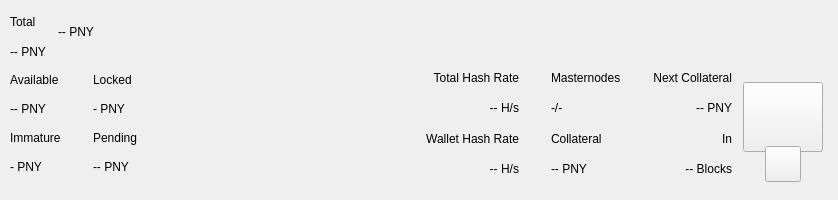
<?xml version="1.0" encoding="UTF-8"?>
<ui version="4.0">
 <class>TopBar</class>
 <widget class="QWidget" name="TopBar">
  <property name="geometry">
   <rect>
    <x>0</x>
    <y>0</y>
    <width>838</width>
    <height>200</height>
   </rect>
  </property>
  <property name="minimumSize">
   <size>
    <width>0</width>
    <height>200</height>
   </size>
  </property>
  <property name="maximumSize">
   <size>
    <width>16777215</width>
    <height>200</height>
   </size>
  </property>
  <property name="windowTitle">
   <string>Form</string>
  </property>
  <layout class="QVBoxLayout" name="verticalLayout_10" stretch="0">
   <property name="spacing">
    <number>0</number>
   </property>
   <property name="leftMargin">
    <number>0</number>
   </property>
   <property name="topMargin">
    <number>0</number>
   </property>
   <property name="rightMargin">
    <number>0</number>
   </property>
   <property name="bottomMargin">
    <number>0</number>
   </property>
   <item>
    <widget class="PFBorderImage" name="containerTop">
     <layout class="QVBoxLayout" name="verticalLayout_11">
      <property name="spacing">
       <number>0</number>
      </property>
      <property name="leftMargin">
       <number>0</number>
      </property>
      <property name="topMargin">
       <number>0</number>
      </property>
      <property name="rightMargin">
       <number>0</number>
      </property>
      <property name="bottomMargin">
       <number>0</number>
      </property>
      <item>
       <widget class="QWidget" name="top_container_2" native="true">
        <property name="minimumSize">
         <size>
          <width>0</width>
          <height>65</height>
         </size>
        </property>
        <layout class="QHBoxLayout" name="top_container">
         <property name="spacing">
          <number>0</number>
         </property>
         <property name="leftMargin">
          <number>10</number>
         </property>
         <property name="topMargin">
          <number>0</number>
         </property>
         <property name="rightMargin">
          <number>10</number>
         </property>
         <property name="bottomMargin">
          <number>0</number>
         </property>
         <item>
          <layout class="QHBoxLayout" name="horizontalLayout_4">
           <property name="spacing">
            <number>12</number>
           </property>
           <property name="rightMargin">
            <number>0</number>
           </property>
           <item>
            <widget class="QWidget" name="widgetAmount" native="true">
             <layout class="QVBoxLayout" name="verticalLayout_2">
              <property name="spacing">
               <number>2</number>
              </property>
              <property name="leftMargin">
               <number>0</number>
              </property>
              <property name="topMargin">
               <number>8</number>
              </property>
              <property name="rightMargin">
               <number>0</number>
              </property>
              <property name="bottomMargin">
               <number>0</number>
              </property>
              <item>
               <widget class="QLabel" name="labelTitle1">
                <property name="text">
                 <string>Total</string>
                </property>
               </widget>
              </item>
              <item>
               <widget class="PrivateQLabel" name="labelAmountPiv">
                <property name="text">
                 <string notr="true">-- PNY</string>
                </property>
               </widget>
              </item>
             </layout>
            </widget>
           </item>
           <item alignment="Qt::AlignVCenter">
            <widget class="QWidget" name="widgetTopAmount" native="true">
             <property name="sizePolicy">
              <sizepolicy hsizetype="Preferred" vsizetype="Maximum">
               <horstretch>0</horstretch>
               <verstretch>0</verstretch>
              </sizepolicy>
             </property>
             <layout class="QHBoxLayout" name="horizontalLayout_5">
              <property name="spacing">
               <number>0</number>
              </property>
              <property name="leftMargin">
               <number>0</number>
              </property>
              <property name="topMargin">
               <number>0</number>
              </property>
              <property name="rightMargin">
               <number>0</number>
              </property>
              <property name="bottomMargin">
               <number>0</number>
              </property>
              <item alignment="Qt::AlignTop">
               <widget class="PrivateQLabel" name="labelAmountTopPiv">
                <property name="minimumSize">
                 <size>
                  <width>0</width>
                  <height>36</height>
                 </size>
                </property>
                <property name="styleSheet">
                 <string notr="true">padding:0px;margin:0px;</string>
                </property>
                <property name="text">
                 <string notr="true">-- PNY</string>
                </property>
               </widget>
              </item>
             </layout>
            </widget>
           </item>
           <item>
            <spacer name="horizontalSpacer">
             <property name="orientation">
              <enum>Qt::Horizontal</enum>
             </property>
             <property name="sizeHint" stdset="0">
              <size>
               <width>40</width>
               <height>20</height>
              </size>
             </property>
            </spacer>
           </item>
           <item alignment="Qt::AlignRight">
            <widget class="QWidget" name="layoutSync" native="true">
             <property name="minimumSize">
              <size>
               <width>0</width>
               <height>36</height>
              </size>
             </property>
             <property name="maximumSize">
              <size>
               <width>16777215</width>
               <height>36</height>
              </size>
             </property>
             <layout class="QVBoxLayout" name="verticalLayout_9">
              <property name="leftMargin">
               <number>0</number>
              </property>
              <property name="topMargin">
               <number>0</number>
              </property>
              <property name="rightMargin">
               <number>0</number>
              </property>
              <property name="bottomMargin">
               <number>0</number>
              </property>
              <item>
               <widget class="ExpandableButton" name="pushButtonSync" native="true">
                <property name="minimumSize">
                 <size>
                  <width>36</width>
                  <height>36</height>
                 </size>
                </property>
                <property name="maximumSize">
                 <size>
                  <width>16777215</width>
                  <height>36</height>
                 </size>
                </property>
               </widget>
              </item>
             </layout>
            </widget>
           </item>
           <item>
            <widget class="ExpandableButton" name="pushButtonHDUpgrade" native="true">
             <property name="minimumSize">
              <size>
               <width>36</width>
               <height>36</height>
              </size>
             </property>
             <property name="maximumSize">
              <size>
               <width>16777215</width>
               <height>36</height>
              </size>
             </property>
            </widget>
           </item>
           <item>
            <widget class="ExpandableButton" name="pushButtonStack" native="true">
             <property name="minimumSize">
              <size>
               <width>36</width>
               <height>36</height>
              </size>
             </property>
             <property name="maximumSize">
              <size>
               <width>16777215</width>
               <height>36</height>
              </size>
             </property>
            </widget>
           </item>
           <item>
            <widget class="ExpandableButton" name="pushButtonConf" native="true">
             <property name="minimumSize">
              <size>
               <width>36</width>
               <height>36</height>
              </size>
             </property>
             <property name="maximumSize">
              <size>
               <width>16777215</width>
               <height>36</height>
              </size>
             </property>
            </widget>
           </item>
           <item>
            <widget class="ExpandableButton" name="pushButtonMasternodes" native="true">
             <property name="minimumSize">
              <size>
               <width>36</width>
               <height>36</height>
              </size>
             </property>
             <property name="maximumSize">
              <size>
               <width>16777215</width>
               <height>36</height>
              </size>
             </property>
            </widget>
           </item>
           <item>
            <widget class="ExpandableButton" name="pushButtonConsole" native="true">
             <property name="minimumSize">
              <size>
               <width>36</width>
               <height>36</height>
              </size>
             </property>
             <property name="maximumSize">
              <size>
               <width>16777215</width>
               <height>36</height>
              </size>
             </property>
            </widget>
           </item>
           <item>
            <widget class="ExpandableButton" name="pushButtonConnection" native="true">
             <property name="minimumSize">
              <size>
               <width>36</width>
               <height>36</height>
              </size>
             </property>
             <property name="maximumSize">
              <size>
               <width>16777215</width>
               <height>36</height>
              </size>
             </property>
            </widget>
           </item>
           <item>
            <widget class="ExpandableButton" name="pushButtonTor" native="true">
             <property name="minimumSize">
              <size>
               <width>36</width>
               <height>36</height>
              </size>
             </property>
             <property name="maximumSize">
              <size>
               <width>16777215</width>
               <height>36</height>
              </size>
             </property>
            </widget>
           </item>
           <item>
            <widget class="ExpandableButton" name="pushButtonLock" native="true">
             <property name="sizePolicy">
              <sizepolicy hsizetype="Expanding" vsizetype="Expanding">
               <horstretch>0</horstretch>
               <verstretch>0</verstretch>
              </sizepolicy>
             </property>
             <property name="minimumSize">
              <size>
               <width>36</width>
               <height>0</height>
              </size>
             </property>
             <property name="maximumSize">
              <size>
               <width>16777215</width>
               <height>36</height>
              </size>
             </property>
            </widget>
           </item>
           <item>
            <widget class="ExpandableButton" name="pushButtonTheme" native="true">
             <property name="minimumSize">
              <size>
               <width>36</width>
               <height>36</height>
              </size>
             </property>
             <property name="maximumSize">
              <size>
               <width>16777215</width>
               <height>36</height>
              </size>
             </property>
            </widget>
           </item>
           <item>
            <widget class="ExpandableButton" name="pushButtonFAQ" native="true">
             <property name="minimumSize">
              <size>
               <width>36</width>
               <height>36</height>
              </size>
             </property>
             <property name="maximumSize">
              <size>
               <width>16777215</width>
               <height>36</height>
              </size>
             </property>
            </widget>
           </item>
           <item>
            <widget class="ExpandableButton" name="pushButtonPrivacy" native="true">
             <property name="minimumSize">
              <size>
               <width>36</width>
               <height>36</height>
              </size>
             </property>
             <property name="maximumSize">
              <size>
               <width>16777215</width>
               <height>36</height>
              </size>
             </property>
            </widget>
           </item>
          </layout>
         </item>
        </layout>
       </widget>
      </item>
      <item>
       <widget class="QWidget" name="bottom_container" native="true">
        <property name="minimumSize">
         <size>
          <width>0</width>
          <height>135</height>
         </size>
        </property>
        <layout class="QHBoxLayout" name="botton_container">
         <property name="leftMargin">
          <number>10</number>
         </property>
         <property name="topMargin">
          <number>0</number>
         </property>
         <property name="rightMargin">
          <number>10</number>
         </property>
         <property name="bottomMargin">
          <number>10</number>
         </property>
         <item>
          <layout class="QHBoxLayout" name="horizontalLayout_3">
           <property name="spacing">
            <number>0</number>
           </property>
           <property name="bottomMargin">
            <number>9</number>
           </property>
           <item>
            <layout class="QVBoxLayout" name="verticalLayout_7">
             <property name="spacing">
              <number>0</number>
             </property>
             <property name="leftMargin">
              <number>0</number>
             </property>
             <property name="rightMargin">
              <number>0</number>
             </property>
             <item>
              <layout class="QHBoxLayout" name="horizontalLayout_2">
               <property name="spacing">
                <number>0</number>
               </property>
               <item>
                <layout class="QVBoxLayout" name="verticalLayout_6">
                 <item>
                  <widget class="QLabel" name="labelTitle5">
                   <property name="text">
                    <string>Available</string>
                   </property>
                  </widget>
                 </item>
                 <item>
                  <widget class="PrivateQLabel" name="labelAvailablePiv">
                   <property name="text">
                    <string>-- PNY</string>
                   </property>
                  </widget>
                 </item>
                 <item>
                  <widget class="QLabel" name="labelTitle4">
                   <property name="text">
                    <string>Immature</string>
                   </property>
                  </widget>
                 </item>
                 <item>
                  <widget class="PrivateQLabel" name="labelImmaturePiv">
                   <property name="text">
                    <string notr="true">- PNY</string>
                   </property>
                  </widget>
                 </item>
                </layout>
               </item>
               <item>
                <layout class="QVBoxLayout" name="verticalLayout_8">
                 <property name="leftMargin">
                  <number>32</number>
                 </property>
                 <item>
                  <widget class="QLabel" name="labelTitle6">
                   <property name="text">
                    <string>Locked</string>
                   </property>
                  </widget>
                 </item>
                 <item>
                  <widget class="PrivateQLabel" name="labelLockedPiv">
                   <property name="text">
                    <string>- PNY</string>
                   </property>
                  </widget>
                 </item>
                 <item>
                  <widget class="QLabel" name="labelTitle3">
                   <property name="text">
                    <string>Pending</string>
                   </property>
                  </widget>
                 </item>
                 <item>
                  <widget class="PrivateQLabel" name="labelPendingPiv">
                   <property name="text">
                    <string notr="true">-- PNY</string>
                   </property>
                  </widget>
                 </item>
                </layout>
               </item>
              </layout>
             </item>
            </layout>
           </item>
          </layout>
         </item>
         <item>
          <spacer name="horizontalSpacer_2">
           <property name="orientation">
            <enum>Qt::Horizontal</enum>
           </property>
           <property name="sizeHint" stdset="0">
            <size>
             <width>40</width>
             <height>20</height>
            </size>
           </property>
          </spacer>
         </item>
         <item>
          <layout class="QHBoxLayout" name="horizontalLayout_6">
           <property name="spacing">
            <number>0</number>
           </property>
           <property name="rightMargin">
            <number>0</number>
           </property>
           <property name="bottomMargin">
            <number>9</number>
           </property>
           <item>
            <widget class="QWidget" name="widgetStaking" native="true">
             <layout class="QVBoxLayout" name="verticalLayout_12">
              <property name="leftMargin">
               <number>32</number>
              </property>
              <property name="topMargin">
               <number>0</number>
              </property>
              <property name="rightMargin">
               <number>0</number>
              </property>
              <property name="bottomMargin">
               <number>0</number>
              </property>
              <item>
               <widget class="QLabel" name="labelNetworkHashRateTitle">
                <property name="text">
                 <string>Total Hash Rate</string>
                </property>
                <property name="textFormat">
                 <enum>Qt::AutoText</enum>
                </property>
                <property name="alignment">
                 <set>Qt::AlignRight|Qt::AlignTrailing|Qt::AlignVCenter</set>
                </property>
               </widget>
              </item>
              <item>
               <widget class="QLabel" name="labelNetworkHashRateValue">
                <property name="layoutDirection">
                 <enum>Qt::LeftToRight</enum>
                </property>
                <property name="text">
                 <string>-- H/s</string>
                </property>
                <property name="textFormat">
                 <enum>Qt::AutoText</enum>
                </property>
                <property name="alignment">
                 <set>Qt::AlignRight|Qt::AlignTrailing|Qt::AlignVCenter</set>
                </property>
               </widget>
              </item>
              <item>
               <widget class="QLabel" name="labelWalletHashRateTitle">
                <property name="text">
                 <string>Wallet Hash Rate</string>
                </property>
                <property name="textFormat">
                 <enum>Qt::AutoText</enum>
                </property>
                <property name="alignment">
                 <set>Qt::AlignRight|Qt::AlignTrailing|Qt::AlignVCenter</set>
                </property>
               </widget>
              </item>
              <item>
               <widget class="PrivateQLabel" name="labelWalletHashRateValue">
                <property name="text">
                 <string notr="true">-- H/s</string>
                </property>
                <property name="textFormat">
                 <enum>Qt::AutoText</enum>
                </property>
                <property name="alignment">
                 <set>Qt::AlignRight|Qt::AlignTrailing|Qt::AlignVCenter</set>
                </property>
               </widget>
              </item>
             </layout>
            </widget>
           </item>
           <item>
            <widget class="QWidget" name="widgetMasternodes" native="true">
             <layout class="QVBoxLayout">
              <property name="leftMargin">
               <number>32</number>
              </property>
              <property name="topMargin">
               <number>0</number>
              </property>
              <property name="rightMargin">
               <number>0</number>
              </property>
              <property name="bottomMargin">
               <number>0</number>
              </property>
              <item>
               <widget class="QLabel" name="labelMasternodesTitle">
                <property name="text">
                 <string>Masternodes</string>
                </property>
               </widget>
              </item>
              <item>
               <widget class="PrivateQLabel" name="labelMasternodeCount">
                <property name="text">
                 <string>-/-</string>
                </property>
               </widget>
              </item>
              <item>
               <widget class="QLabel" name="labelCollateralTitle">
                <property name="text">
                 <string>Collateral</string>
                </property>
               </widget>
              </item>
              <item>
               <widget class="QLabel" name="labelCollateralValue">
                <property name="text">
                 <string notr="true">-- PNY</string>
                </property>
               </widget>
              </item>
             </layout>
            </widget>
           </item>
           <item>
            <widget class="QWidget" name="widgetNextCollateral" native="true">
             <layout class="QVBoxLayout" name="verticalLayout_13">
              <property name="leftMargin">
               <number>32</number>
              </property>
              <property name="topMargin">
               <number>0</number>
              </property>
              <property name="rightMargin">
               <number>0</number>
              </property>
              <property name="bottomMargin">
               <number>0</number>
              </property>
              <item>
               <widget class="QLabel" name="labelNextMasternodesTitle">
                <property name="text">
                 <string>Next Collateral</string>
                </property>
                <property name="textFormat">
                 <enum>Qt::AutoText</enum>
                </property>
                <property name="alignment">
                 <set>Qt::AlignRight|Qt::AlignTrailing|Qt::AlignVCenter</set>
                </property>
               </widget>
              </item>
              <item>
               <widget class="QLabel" name="labelNextCollateralValue">
                <property name="text">
                 <string>-- PNY</string>
                </property>
                <property name="textFormat">
                 <enum>Qt::AutoText</enum>
                </property>
                <property name="alignment">
                 <set>Qt::AlignRight|Qt::AlignTrailing|Qt::AlignVCenter</set>
                </property>
               </widget>
              </item>
              <item>
               <widget class="QLabel" name="labelRemainingBlocks">
                <property name="text">
                 <string>In</string>
                </property>
                <property name="textFormat">
                 <enum>Qt::AutoText</enum>
                </property>
                <property name="alignment">
                 <set>Qt::AlignRight|Qt::AlignTrailing|Qt::AlignVCenter</set>
                </property>
               </widget>
              </item>
              <item>
               <widget class="QLabel" name="labelNextCollateralBlocks">
                <property name="text">
                 <string notr="true">-- Blocks</string>
                </property>
                <property name="textFormat">
                 <enum>Qt::AutoText</enum>
                </property>
                <property name="alignment">
                 <set>Qt::AlignRight|Qt::AlignTrailing|Qt::AlignVCenter</set>
                </property>
               </widget>
              </item>
             </layout>
            </widget>
           </item>
          </layout>
         </item>
         <item>
          <widget class="QWidget" name="qrContainer" native="true">
           <property name="sizePolicy">
            <sizepolicy hsizetype="Preferred" vsizetype="Minimum">
             <horstretch>0</horstretch>
             <verstretch>0</verstretch>
            </sizepolicy>
           </property>
           <property name="minimumSize">
            <size>
             <width>90</width>
             <height>110</height>
            </size>
           </property>
           <property name="maximumSize">
            <size>
             <width>90</width>
             <height>110</height>
            </size>
           </property>
           <layout class="QVBoxLayout" name="containerQR">
            <property name="spacing">
             <number>0</number>
            </property>
            <property name="leftMargin">
             <number>5</number>
            </property>
            <property name="topMargin">
             <number>10</number>
            </property>
            <property name="rightMargin">
             <number>5</number>
            </property>
            <property name="bottomMargin">
             <number>0</number>
            </property>
            <item>
             <widget class="QPushButton" name="btnQr">
              <property name="minimumSize">
               <size>
                <width>70</width>
                <height>70</height>
               </size>
              </property>
              <property name="maximumSize">
               <size>
                <width>16777215</width>
                <height>70</height>
               </size>
              </property>
              <property name="focusPolicy">
               <enum>Qt::NoFocus</enum>
              </property>
              <property name="text">
               <string/>
              </property>
              <property name="iconSize">
               <size>
                <width>70</width>
                <height>70</height>
               </size>
              </property>
             </widget>
            </item>
            <item>
             <spacer name="verticalSpacer">
              <property name="orientation">
               <enum>Qt::Vertical</enum>
              </property>
              <property name="sizeType">
               <enum>QSizePolicy::Fixed</enum>
              </property>
              <property name="sizeHint" stdset="0">
               <size>
                <width>20</width>
                <height>20</height>
               </size>
              </property>
             </spacer>
            </item>
            <item alignment="Qt::AlignHCenter|Qt::AlignBottom">
             <widget class="QPushButton" name="pushButtonQR">
              <property name="minimumSize">
               <size>
                <width>36</width>
                <height>36</height>
               </size>
              </property>
              <property name="maximumSize">
               <size>
                <width>36</width>
                <height>36</height>
               </size>
              </property>
              <property name="focusPolicy">
               <enum>Qt::NoFocus</enum>
              </property>
              <property name="text">
               <string/>
              </property>
             </widget>
            </item>
           </layout>
          </widget>
         </item>
        </layout>
       </widget>
      </item>
     </layout>
    </widget>
   </item>
  </layout>
 </widget>
 <customwidgets>
  <customwidget>
   <class>ExpandableButton</class>
   <extends>QWidget</extends>
   <header>qt/pivx/expandablebutton.h</header>
   <container>1</container>
  </customwidget>
  <customwidget>
   <class>PFBorderImage</class>
   <extends>QFrame</extends>
   <header>qt/pivx/pfborderimage.h</header>
   <container>1</container>
  </customwidget>
  <customwidget>
   <class>PrivateQLabel</class>
   <extends>QLabel</extends>
   <header>qt/pivx/privatelabel.h</header>
   <container>0</container>
  </customwidget>
 </customwidgets>
 <resources/>
 <connections/>
</ui>
